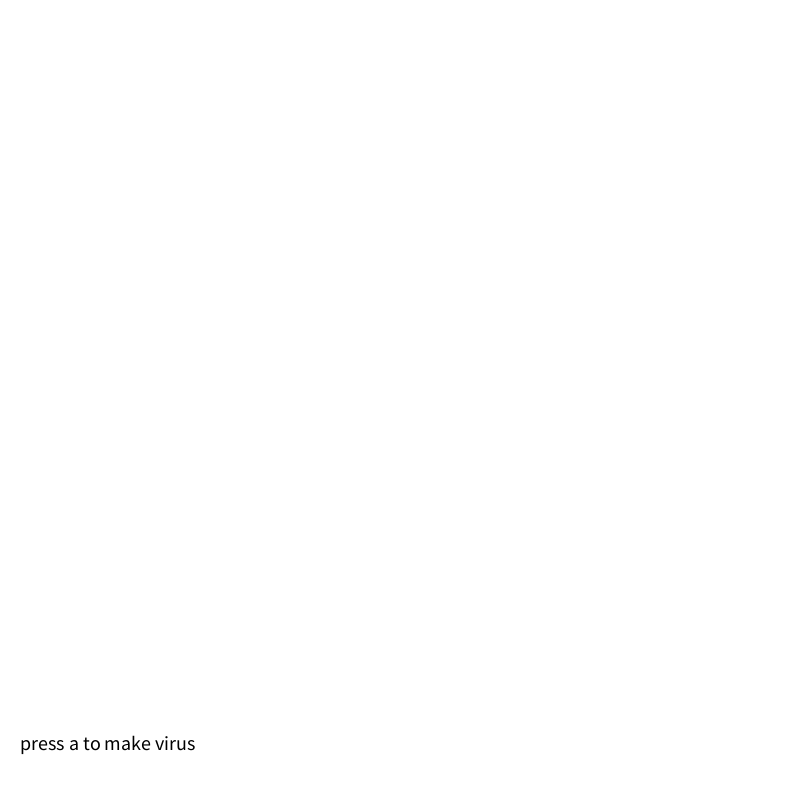
Frame 1 (no input)
Frame 60 (the mouse pressed at the canvas centre just before this capture): identical to frame 1, image omitted
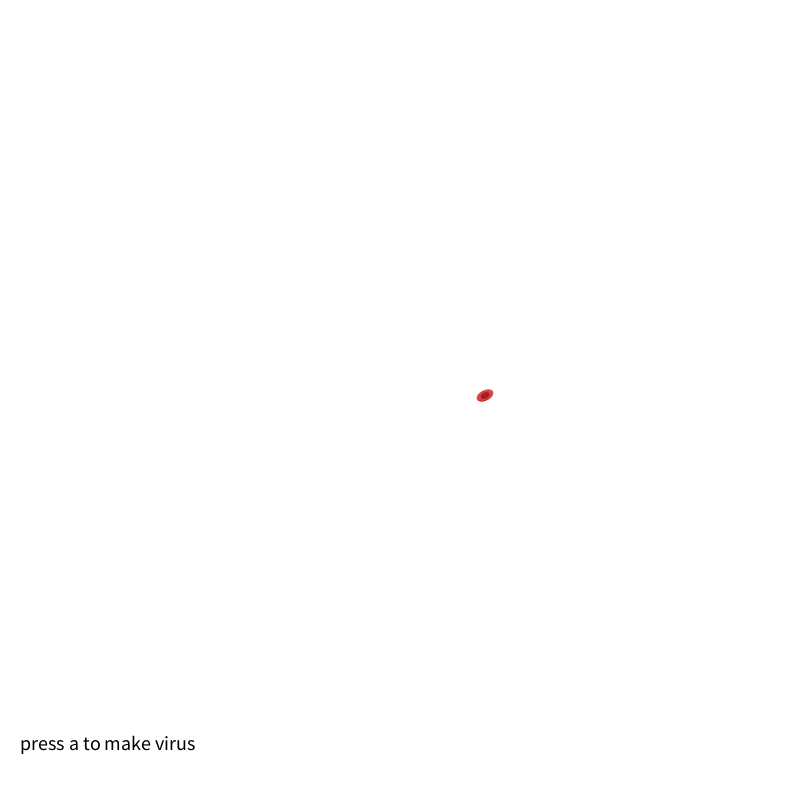
Frame 120 (the mouse held since frame 60 and released just before this capture)

The Processing sketch that drew these frames (run headless with seeded random() and noise(); from frame 60 on, the mouse is pressed at the canvas centre):

// Processing sketch: h_w_3_5
// ── h_w_3_5.pde
World world;
void setup() {
  size(800, 800);
  world = new World();
  smooth();
}
void draw() {
  background(255);
  world.run();
  if(key=='a'){world.virus_born(random(800),random(800));}
  textSize(20);fill(0);stroke(0);text("press a to make virus",20,750);
}
void mousePressed() {world.born(mouseX,mouseY); }
void mouseDragged() {world.born(mouseX,mouseY) ;}

// ── Agent.pde
class Agentforce {
  PVector location,velocity,accleration;
  float health;
  float xoff,yoff;
  float r;
  float maxspeed;
  
  Agentforce(PVector l) {
    location = l;health = 200;
    xoff = random(1000);yoff = random(1000);
    maxspeed = map(random(1), 0, 1, 15, 0);
    r = map(random(1), 0, 1, 0, 50);
    velocity = new PVector(0, 0);
    accleration = new PVector(0 , 0);}
  
  
  void update() {
    velocity.add(accleration);
    location.add(velocity);
    xoff+=0.01;yoff+=0.01;}
  
  void borders() {
    if (location.x < -r) location.x = width+r;
    if (location.y < -r) location.y = height+r;
    if (location.x > width+r) location.x = -r;
    if (location.y > height+r) location.y = -r;}
  
  void display(boolean s) {
    pushMatrix();
    drawBody(s);
    popMatrix();
  }
  void drawBody(boolean s) {
  
  }
}

// ── My.pde
class red_blood_cell extends Agentforce {
  
  float s = random(10,30);
  float d = random(5,15);
  boolean vir = false;
  
  red_blood_cell(PVector l) {super(l);}
  void drawBody(boolean t) {
    pushMatrix();
      translate(location.x, location.y);
      rotate(velocity.heading()-radians(90));
      stroke(200,20,20,health);
      fill(200,20,20, health);  
      ellipse(0,0,s,d);
      stroke(150,20,20,health);
      fill(150,20,20, health);
      ellipse(0,0,s/2,d/2);
    popMatrix();
  }
}
class white_blood_cell extends Agentforce {
  float r = random(20,40);
  float q=1;
  boolean vir = false;
  white_blood_cell(PVector l) {super(l);}
  void drawBody(boolean t) {
    pushMatrix();
      strokeWeight(1);
      translate(location.x, location.y);
      rotate(velocity.heading()-radians(90));
      stroke(0,health);
      fill(255,255,255, health);  
      ellipse(0,0,r,r);
      stroke(255,255,255,health);
      for(int i=(int)(0.75*r);i>=0;i--){
        fill(i*4/(3*r)*255,i*4/(3*r)*255,255, health);  
        ellipse(r/4,0,i*3/5,i*3/5);
      }
    popMatrix();
  }
}
class virus extends Agentforce{
  float r = random(5,10);
  float q=1;
  boolean vir = false;
  virus(PVector l) {super(l);}
  void drawBody(boolean t) {
    pushMatrix();
      strokeWeight(1);
      translate(location.x, location.y);
      rotate(velocity.heading()-radians(90));
      for(int i=(int)(0.75*r);i>=0;i--){
        fill(255-i*4/(3*r)*255,255-i*4/(3*r)*255,0, health);  stroke(255-i*4/(3*r)*255,255-i*4/(3*r)*255,0, health);
        ellipse(r/4,0,i*3/5,i*3/5);
      }
      fill(0);stroke(0);
    popMatrix();
  }
  
}

// ── World.pde
/*
 * Jonghwa Park
 * suakii@gmail.com
*/
red_blood_cell[] red = new red_blood_cell[100000]; int redcnt=0;
white_blood_cell[] white = new white_blood_cell[100000]; int whitecnt=0;
virus[] bad = new virus[1000000]; int viruscnt=0;

class World {
  void born(float x, float y) {
    float ran=random(4);
    PVector l = new PVector(x,y);
       if(ran>=1){ 
         red[redcnt]=new red_blood_cell(l);redcnt++;}
       else{
         white[whitecnt]=new white_blood_cell(l);whitecnt++;}
  }
  void virus_born(float x,float y){
      bad[viruscnt]=new virus(new PVector(x,y));viruscnt++;
  }
  void run() {
    float k=0.01;
    for(int i=0;i<redcnt;i++){
      red[i].velocity.x = map(noise(red[i].xoff),0,1,-red[i].maxspeed,red[i].maxspeed);
      red[i].velocity.y = map(noise(red[i].yoff),0,1,-red[i].maxspeed,red[i].maxspeed);
      
    }
    for(int i=0;i<whitecnt;i++){
      white[i].velocity.x = map(noise(white[i].xoff),0,1,-white[i].maxspeed,white[i].maxspeed);
      white[i].velocity.y = map(noise(white[i].yoff),0,1,-white[i].maxspeed,white[i].maxspeed);
    }
    float min=10000;
    int take=0;
    for(int i=0;i<viruscnt;i++){
      if(bad[i].health<=0){continue;}
      min=10000;
      take=0;
      bad[i].velocity.x = map(noise(bad[i].xoff),0,1,-bad[i].maxspeed,bad[i].maxspeed);
      bad[i].velocity.y = map(noise(bad[i].yoff),0,1,-bad[i].maxspeed,bad[i].maxspeed);
      for(int j=0;j<whitecnt;j++){
        float dist=(new PVector(white[j].location.x-bad[i].location.x,white[j].location.y-bad[i].location.y)).mag();
        if(dist<50){bad[i].health=0;}
        else{if(dist<min){min=dist;take=j;}}
      }
      if(take!=0){
        bad[i].accleration= (new PVector(-white[take].location.x+bad[i].location.x,-white[take].location.y+bad[i].location.y)).mult(k);
      }
    }
    for(int i=0;i<whitecnt;i++){
      min=10000;
      take=0;
      for(int j=0;j<viruscnt;j++){
        float dist=(new PVector(white[i].location.x-bad[j].location.x,white[i].location.y-bad[j].location.y)).mag();
        if(dist<min){min=dist;take=j;}
      }
      if(take!=0){
        white[i].accleration= (new PVector(-bad[take].location.x+white[i].location.x,-bad[take].location.y+white[i].location.y)).mult(k);
      }
    }
    for(int i=0;i<redcnt;i++){
      red[i].update();
      red[i].borders();
      red[i].display(red[i].vir);
    }
    for(int i=0;i<whitecnt;i++){
      white[i].update();
      white[i].borders();
      white[i].display(white[i].vir);
    }
    for(int i=0;i<viruscnt;i++){
      bad[i].update();
      bad[i].borders();
      bad[i].display(bad[i].vir);
    }
    
  }
  
}
